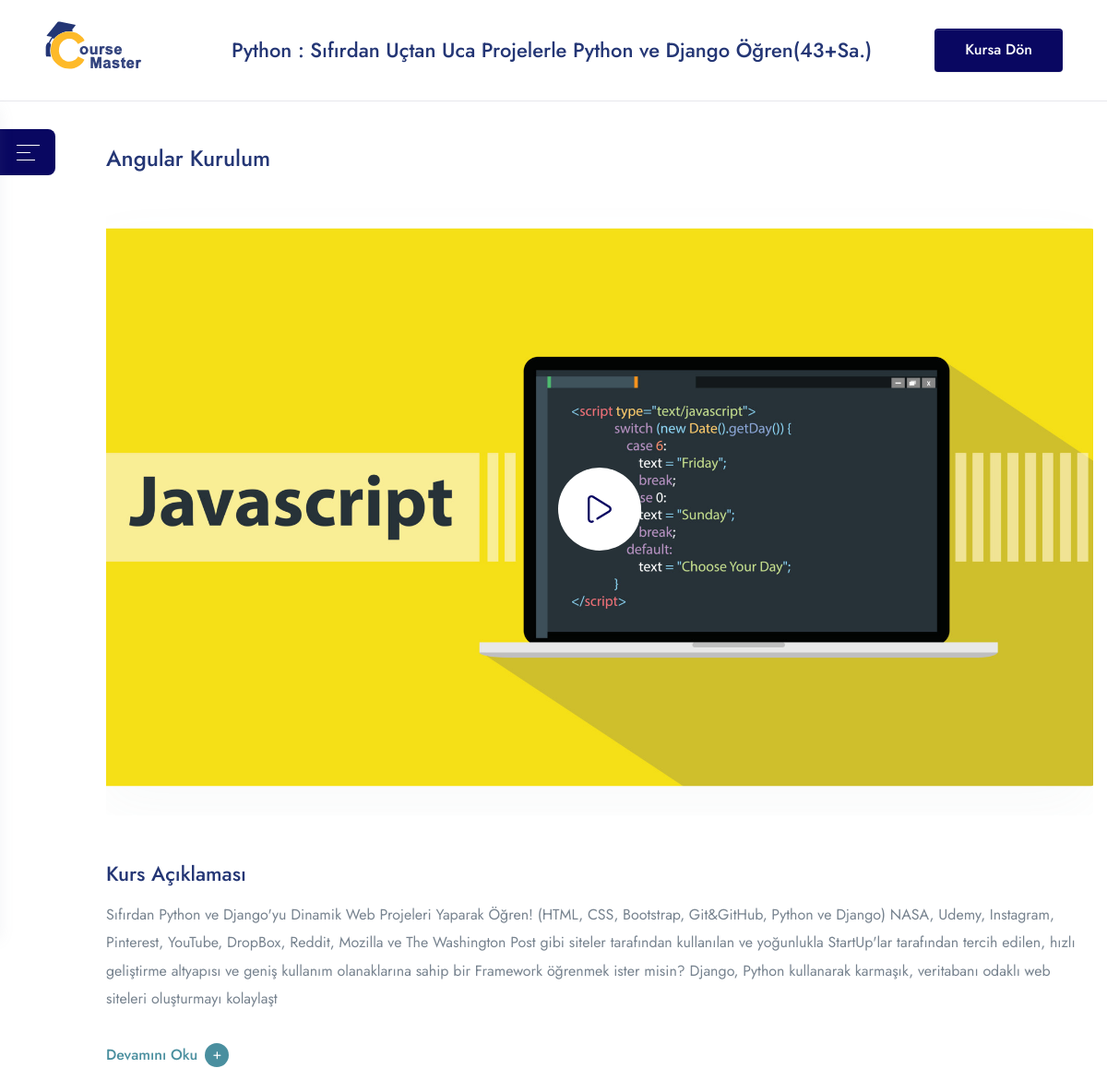
/course/watch-course/python-kursu?lecture=1, run on the app's committed database.
### app/models.py (models this page shows, shortened)
class Course(models.Model):
    STATUS = (
        ('PUBLISH','PUBLISH'),
        ('DRAFT','DRAFT'),
    )
    featured_image = models.ImageField(upload_to="Media/featured_img",null=True)
    featured_video = models.CharField(max_length = 300, null=True)
    title = models.CharField(max_length=500)
    created_at = models.DateField(auto_now_add=True)
    author = models.ForeignKey(Author,on_delete=models.CASCADE,null=True)
    category =models.ForeignKey(Categories,on_delete=models.CASCADE)
    level=models.ForeignKey(Level,on_delete=models.CASCADE,null=True)
    description = models.TextField()
    price = models.IntegerField(null=True,default=0)
    discount = models.IntegerField(null=True)
    language=models.ForeignKey(Language,on_delete=models.CASCADE,null=True)
    Deadline=models.CharField(max_length=100,null=True)
    slug = models.SlugField(default='',max_length=500,null=True,blank=True)
    status=models.CharField(choices=STATUS,max_length=100,null=True)
    Certificate=models.CharField(null=True,max_length=100)
    def get_absolute_url(self):
        from django.urls import reverse
        return reverse("course_details",kwargs={'slug':self.slug})

class Categories(models.Model):
    icon = models.CharField(max_length=200,null=True)
    name = models.CharField(max_length=200)

class Video(models.Model):
    serial_number = models.IntegerField(null=True)
    thumbnail = models.ImageField(upload_to="Media/Yt_Thumbnail", null=True)
    course = models.ForeignKey(Course,on_delete=models.CASCADE)
    lesson = models.ForeignKey(Lesson, on_delete=models.CASCADE)
    title = models.CharField(max_length=100)
    youtube_id = models.CharField(max_length=200)
    time_duration = models.IntegerField(null=True)
    preview = models.BooleanField(default=False)

### CourseMasterApp/views.py (the view)
# urls.py: path('course/watch-course/<slug:slug>',views.WATCH_COURSE, name='watch_course'),
def WATCH_COURSE(request, slug):
    course = get_object_or_404(Course, slug=slug)
    lecture_id = request.GET.get('lecture')
    if lecture_id is not None:
        video = get_object_or_404(Video, id=lecture_id)
    else:
        error_message = "Lecture ID is missing."
        default_video = Video.objects.first()
        return HttpResponseRedirect(reverse('watch_course', args=[slug]) + f'?lecture={default_video.id}')
    context = {
        'course': course,
        'video': video,
    }
    return render(request, 'course/watch-course.html', context)

### templates/course/watch-course.html (shortened to what this page needs)
{% load static %}
<!doctype html>
<html lang="en">
<head>
    <link rel="stylesheet" href="{% static 'assets/fonts/fontawesome/fontawesome.css' %}">
    <link rel="stylesheet" href="{% static 'assets/libs/%40fancyapps/fancybox/dist/jquery.fancybox.min.css' %}">
    <link rel="stylesheet" href="{% static 'assets/libs/aos/dist/aos.css' %}">
    <link rel="stylesheet" href="{% static 'assets/libs/choices.js/public/assets/styles/choices.min.css' %}">
    <link rel="stylesheet" href="{% static 'assets/libs/flickity-fade/flickity-fade.css' %}">
    <link rel="stylesheet" href="{% static 'assets/libs/flickity/dist/flickity.min.css' %}">
    <link rel="stylesheet" href="{% static 'assets/libs/highlightjs/styles/vs2015.css' %}">
    <link rel="stylesheet" href="{% static 'assets/libs/jarallax/dist/jarallax.css' %}">
    <link rel="stylesheet" href="{% static 'assets/libs/quill/dist/quill.core.css' %}" />
    <link rel="stylesheet" href="{% static 'assets/css/theme.min.css' %}">
</head>
<body class="bg-white">
    <header class="bg-white border-bottom py-3 header-fixed" >
        <div class="px-5 px-lg-8 w-100">
            <div class="d-md-flex align-items-center">
                <a class="navbar-brand mb-2 mb-md-0" href="/">
                    <img src="{% static 'assets/img/coursemaster-logo.svg' %}" class="navbar-brand-img">
                </a>
                <div class="ms-md-6 ms-wd-12 ms-xl-10 me-auto mb-5 mb-md-0">
                    <h3 class="mb-0 line-clamp-2 ms-wd-3">{{course.category.name}} : {{course.title}}</h3>
                </div>
                <a href="{{course.get_absolute_url}}" class="btn btn-sm btn-primary ms-md-6 px-6 mb-3 mb-md-0 flex-shrink-0">Kursa Dön</a>
            </div>
        </div>
    </header>
    <div class="mt-15 mt-md-11 pt-md-3">
        <div class="sidebar-collapse">
            <a class="text-white bg-primary rounded-right-lg p-4 w-60p h-50p" data-bs-toggle="collapse" href="#sidebarcollapseExample" role="button" aria-expanded="false" aria-controls="sidebarcollapseExample">
                <svg width="25" height="17" viewBox="0 0 25 17" xmlns="http://www.w3.org/2000/svg">
                    <rect width="25" height="1" fill="currentColor"/>
                    <rect y="8" width="15" height="1" fill="currentColor"/>
                    <rect y="16" width="20" height="1" fill="currentColor"/>
                </svg>
            </a>
        </div>
        <div class="container">
            <div class="row mb-11">
                <div class="col-lg-11 col-wd-12 ms-lg-auto pt-11 pt-lg-8">
                    <h2 class="font-size-xl mb-6">
                        {{video.title}}
                    </h2>
                    <a href="https://www.youtube.com/watch?v={{video.youtube_id}}" class="d-block sk-thumbnail rounded mb-8" data-fancybox>
                        <div class="h-90p w-90p rounded-circle bg-white size-30-all d-inline-flex align-items-center justify-content-center position-absolute center z-index-1">
                        </div>
                    </a>
                    <h3 class="">Kurs Açıklaması</h3>
                    <p class="mb-6 line-height-md">{{course.description|slice:"0:494"}}</p>
                    <a class="text-teal read-more h6 d-inline-block mb-8" data-bs-toggle="collapse" href="#readcollapseExample" role="button" aria-expanded="false" aria-controls="readcollapseExample">
                        <span class="d-inline-flex align-items-center more">
                            Devamını Oku
                            <span class="d-flex align-items-center justify-content-center bg-teal rounded-circle ms-2 p-2 w-26p">
                                <i class="fas fa-plus font-size-10 text-white"></i>
                            </span>
                        </span>
                    </a>
                </div>
            </div>
        </div>
    </div>
</body>
</html>

### data on the page
Course: category.name "Python", title "Sıfırdan Uçtan Uca Projelerle Python ve Django Öğren(43+Sa.)", description "Sıfırdan Python ve Django'yu Dinamik Web Projeleri Yaparak Öğren! (HTML, CSS, Bootstrap, Git&GitHub, Python ve Django) NASA, Udemy, Instagram, Pinterest, YouTube, DropBox, Reddit, Mozilla ve The Washington Post gibi siteler tarafından kullanılan ve yoğunlukla StartUp'lar tarafından tercih edilen, hızlı geliştirme altyapısı ve geniş kullanım olanaklarına sahip bir Framework öğrenmek ister misin? Django, Python kullanarak karmaşık, veritabanı odaklı web siteleri oluşturmayı kolaylaşt"
Video: title "Angular Kurulum"
